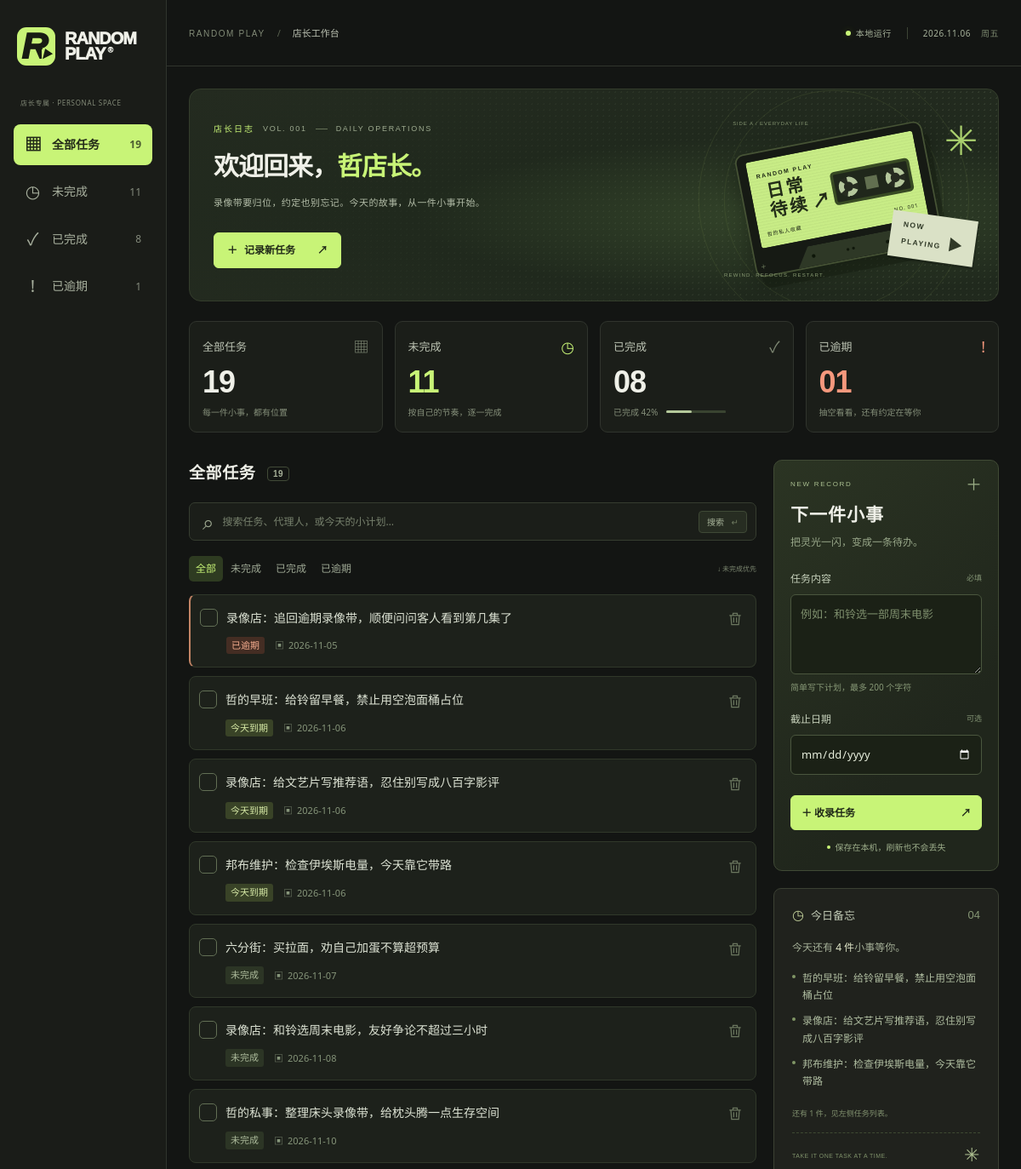
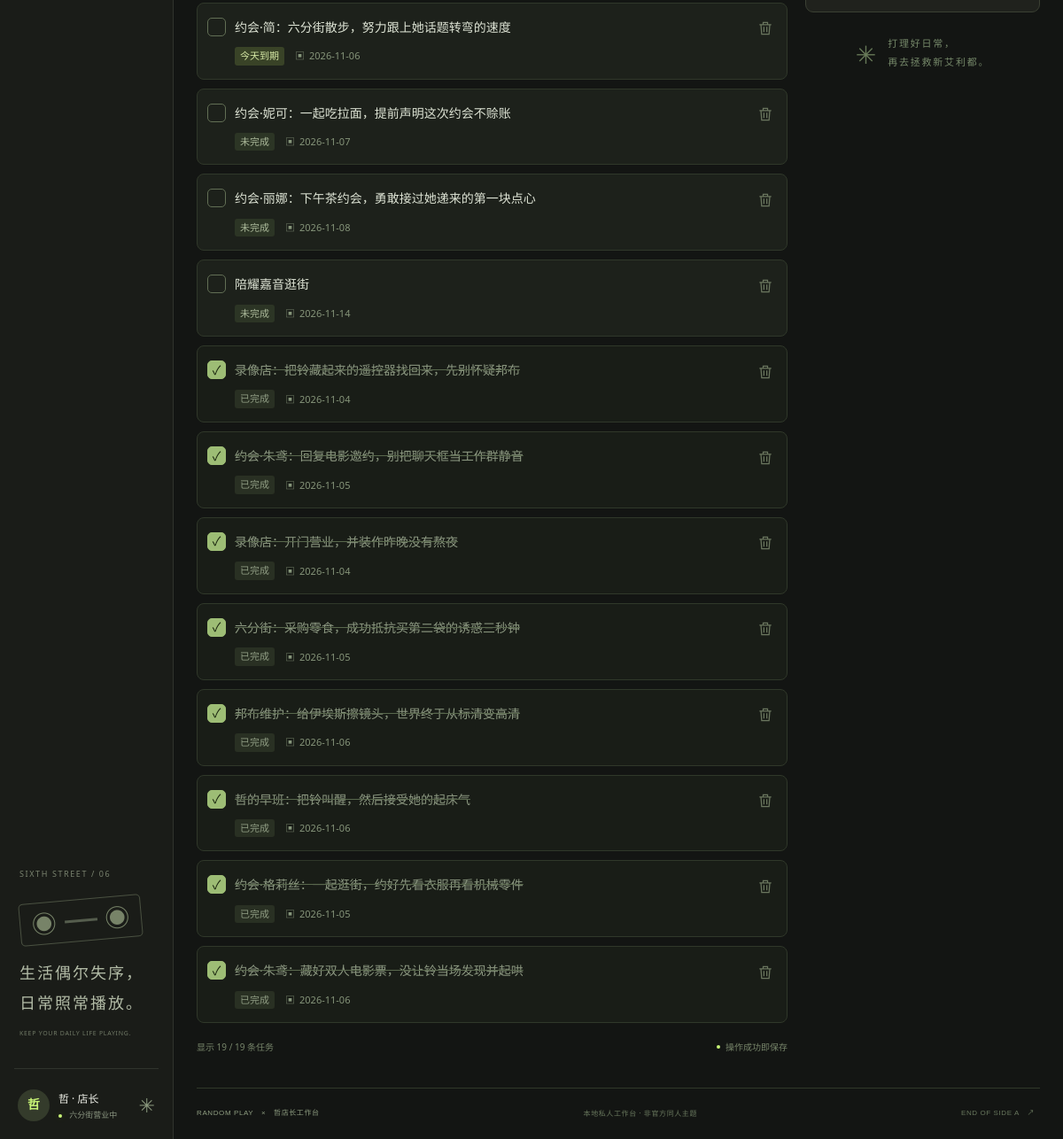
The page / on the database its author committed (2 pictures, top to bottom).
### tables this page shows
CREATE TABLE tasks (
                    id INTEGER PRIMARY KEY,
                    position INTEGER NOT NULL UNIQUE,
                    name TEXT NOT NULL CHECK (length(trim(name)) > 0),
                    done INTEGER NOT NULL CHECK (done IN (0, 1)),
                    due_date TEXT NOT NULL
                , uid TEXT, version INTEGER NOT NULL DEFAULT 0);

### web_app.py (the view)
    @app.get("/")
    def board():
        return render_board()

### storage.py (called while the page is built, shortened)
def _upgrade(connection, path):
    columns = {row[1] for row in connection.execute("PRAGMA table_info(tasks)")}
    if "uid" in columns:
        return

def _read_tasks(connection):
    return [Task(name, bool(done), due, uid, version) for name, done, due, uid, version in connection.execute(
        "SELECT name,done,due_date,uid,version FROM tasks ORDER BY position")]

    def snapshot(self):
        try:
            with _database(self.path, self.legacy) as connection:
                tasks = _read_tasks(connection)
                revision = connection.execute("SELECT revision FROM app_state WHERE id=1").fetchone()[0]
                return tasks, revision
        except (sqlite3.Error, OSError, ValueError) as error:
            raise StorageError("读取任务失败，请检查数据库是否可用。") from error

### task_actions.py (called while the page is built)
    def validate(self):
        if not isinstance(self.name, str) or not self.name.strip():
            raise ValueError("任务名称必须是非空文字")
        if not isinstance(self.done, bool):
            raise ValueError("任务完成状态必须是 True 或 False")
        if not isinstance(self.due_date, str):
            raise ValueError("截止日期必须是文字")
        if self.due_date != "":
            try:
                date.fromisoformat(self.due_date)
            except ValueError as error:
                raise ValueError("截止日期不是有效日期") from error

    def is_overdue(self):
        if self.done or self.due_date == "":
            return False
        return date.fromisoformat(self.due_date) < date.today()

### templates/board.html (shortened to what this page needs)
<!doctype html>
<html lang="zh-CN">
<head>
  <link rel="stylesheet" href="{{ url_for('static', filename='style.css') }}">
</head>
<body>
<aside class="sidebar">
  <a class="brand" href="/" aria-label="Random Play 首页"><span class="brand-symbol">R<span>▶</span></span><span>RANDOM<br>PLAY<span class="brand-dot">®</span></span></a>
  <div class="side-label">店长专属 · PERSONAL SPACE</div>
  <nav aria-label="任务导航">
    {% for key,label in filters.items() %}
    <a class="nav-item {{ 'active' if status == key }}" aria-label="{{ label }} {{ total[key] }}" href="{{ url_for('board', status=key, q=q) }}" {% if status == key %}aria-current="page"{% endif %}>
      <span class="nav-icon">{{ {'all':'▦','pending':'◷','done':'✓','overdue':'!'}[key] }}</span><span>{{ label }}</span><span class="nav-count">{{ total[key] }}</span>
    </a>
    {% endfor %}
  </nav>
  <div class="sidebar-note"><span class="tiny-tag">SIXTH STREET / 06</span><div class="tape-mini" aria-hidden="true"><span>◉</span><i></i><span>◉</span></div><p>生活偶尔失序，<br>日常照常播放。</p><span class="note-line">KEEP YOUR DAILY LIFE PLAYING.</span></div>
  <div class="side-bottom"><span class="avatar">哲</span><div><strong>哲 · 店长</strong><small><i class="live-dot"></i> 六分街营业中</small></div><span class="profile-star">✳</span></div>
</aside>
<main>
  <header class="topbar"><div><span class="breadcrumb">RANDOM PLAY</span><span class="slash">/</span><span>店长工作台</span></div><div class="local-status"><i class="live-dot"></i> 本地运行<time datetime="{{ today }}">{{ today.strftime('%Y.%m.%d') }} <span class="weekday">{{ ['周一','周二','周三','周四','周五','周六','周日'][today.weekday()] }}</span></time></div></header>
  <div class="content">
    <section class="hero" aria-labelledby="page-title">
      <div class="hero-copy"><div class="eyebrow"><span>店长日志</span> VOL. 001 <i></i> DAILY OPERATIONS</div><h1 id="page-title">欢迎回来，<span>哲店长。</span></h1><p>录像带要归位，约定也别忘记。<br class="mobile-break">今天的故事，从一件小事开始。</p><a class="primary-button" href="#new-task"><span>＋</span> 记录新任务 <span class="button-arrow">↗</span></a></div>
      <div class="hero-art" aria-hidden="true"><div class="orbit orbit-one"></div><div class="orbit orbit-two"></div><span class="art-cross">✳</span><span class="art-label">SIDE A / EVERYDAY LIFE</span><div class="cassette"><div class="cassette-label"><span>RANDOM PLAY</span><strong>日常<br>待续<span>↗</span></strong><div class="tape-window"><i></i><b></b><i></i></div><div class="cassette-meta"><span>哲的私人收藏</span><span>NO. 001</span></div></div><div class="tape-base"><i></i><span>● ●</span><i></i></div></div><span class="art-sticker">NOW<br>PLAYING <b>▶</b></span><span class="art-bottom">REWIND. REFOCUS. RESTART.</span></div>
    </section>
    <section class="stats" aria-label="全店任务统计">
      <a href="{{ url_for('board', status='all', q=q) }}" class="stat"><div><span>全部任务</span><span class="stat-icon">▦</span></div><strong>{{ '%02d'|format(total.all) }}</strong><small>每一件小事，都有位置</small></a>
      <a href="{{ url_for('board', status='pending', q=q) }}" class="stat"><div><span>未完成</span><span class="stat-icon lime">◷</span></div><strong class="lime">{{ '%02d'|format(total.pending) }}</strong><small>按自己的节奏，逐一完成</small></a>
      <a href="{{ url_for('board', status='done', q=q) }}" class="stat"><div><span>已完成</span><span class="stat-icon">✓</span></div><strong>{{ '%02d'|format(total.done) }}</strong><small>已完成 {{ progress }}% <span class="progress-track"><progress max="100" value="{{ progress }}" aria-label="完成进度">{{ progress }}%</progress></span></small></a>
      <a href="{{ url_for('board', status='overdue', q=q) }}" class="stat"><div><span>已逾期</span><span class="stat-icon coral">!</span></div><strong class="coral">{{ '%02d'|format(total.overdue) }}</strong><small>抽空看看，还有约定在等你</small></a>
    </section>
    <div class="workspace">
      <section id="tasks" class="task-panel" aria-labelledby="tasks-title">
        <div class="section-heading"><h2 id="tasks-title">{{ filters[status] }} <span>{{ tasks|length }}</span></h2><span class="section-kicker">THE DAILY CHECKLIST</span></div>
        <form class="search-form" method="get" action="/" role="search"><span aria-hidden="true">⌕</span><label class="sr-only" for="search">搜索任务</label><input id="search" name="q" value="{{ q }}" maxlength="200" placeholder="搜索任务、代理人，或今天的小计划…"><input type="hidden" name="status" value="{{ status }}"><button type="submit">搜索 <span>↵</span></button></form>
        <div class="filter-row"><div class="tabs" aria-label="筛选任务">{% for key,label in filters.items() %}<a class="tab {{ 'selected' if status == key }}" href="{{ url_for('board', status=key, q=q) }}" {% if status == key %}aria-current="page"{% endif %}>{{ '全部' if key == 'all' else label }}</a>{% endfor %}</div><span class="sort-label">↓ 未完成优先</span></div>
        <div class="task-list">
          {% for task in tasks %}
          <article class="task-card {{ 'finished' if task.done }} {{ 'overdue-card' if task.is_overdue() }}" data-task-id="{{ task.uid }}">
            <form method="post" action="{{ url_for('mutate') }}" class="status-form">
              <button class="task-check" type="submit" aria-label="{{ '恢复未完成：' if task.done else '完成：' }}{{ task.name }}" title="{{ '恢复未完成' if task.done else '标记完成' }}">{{ '✓' if task.done else '' }}</button>
            </form>
            <div class="task-body"><h3>{{ task.name }}</h3><div class="task-meta"><span class="badge {{ 'badge-done' if task.done else 'badge-overdue' if task.is_overdue() else 'badge-today' if task.due_date == today.isoformat() else '' }}">{{ '已完成' if task.done else '已逾期' if task.is_overdue() else '今天到期' if task.due_date == today.isoformat() else '未完成' }}</span><span class="due"><span aria-hidden="true">▣</span> {% if task.due_date %}<time datetime="{{ task.due_date }}">{{ task.due_date }}</time>{% else %}未设截止日期{% endif %}</span></div></div>
            <form method="post" action="{{ url_for('mutate') }}" class="delete-form" data-task-name="{{ task.name }}"><button type="submit" class="delete-button" aria-label="删除：{{ task.name }}" title="删除任务"><svg viewBox="0 0 24 24" fill="none" stroke="currentColor" stroke-width="1.5" aria-hidden="true"><path d="M4 7h16M9 7V4h6v3M6 7l1 13h10l1-13M10 10v7m4-7v7"/></svg></button></form>
          </article>
          {% else %}<div class="empty-state"><span>▱</span><h3>{{ '没有找到匹配的任务' if q else '这里暂时没有任务' }}</h3><p>{{ '换个关键词，或清除筛选再看看。' if q else '给日常留一个位置，从记录新任务开始。' }}</p><a href="{{ url_for('board') }}">查看全部任务 ↗</a></div>{% endfor %}
        </div>
        <div class="list-footer"><span>显示 {{ tasks|length }} / {{ total.all }} 条任务</span><span><i class="live-dot"></i> 操作成功即保存</span></div>
      </section>
      <aside class="right-column">
        <section class="new-task-panel" id="new-task" aria-labelledby="new-title"><div class="panel-top"><span class="eyebrow">NEW RECORD</span><span>＋</span></div><h2 id="new-title">下一件小事</h2><p class="panel-description">把灵光一闪，变成一条待办。</p><form method="post" action="{{ url_for('mutate') }}" class="add-form"><input type="hidden" name="csrf" value="{{ csrf }}"><input type="hidden" name="command" value="{{ command('add') }}"><input type="hidden" name="status" value="{{ status }}"><input type="hidden" name="q" value="{{ q }}"><label for="task-name">任务内容 <span>必填</span></label><textarea id="task-name" name="name" rows="3" maxlength="200" required placeholder="例如：和铃选一部周末电影" aria-describedby="name-hint">{{ form.get('name', '') }}</textarea><div class="field-hint" id="name-hint">简单写下计划，最多 200 个字符</div><label for="due-date">截止日期 <span>可选</span></label><input type="date" id="due-date" name="due_date" value="{{ form.get('due_date', '') }}"><button type="submit" class="primary-button add-button">＋ 收录任务 <span>↗</span></button><small class="save-hint"><i class="live-dot"></i> 保存在本机，刷新也不会丢失</small></form></section>
        <section class="today-panel"><div class="today-top"><span>◷</span><span>今日备忘</span><span>{{ '%02d'|format(focus|length) }}</span></div>{% if focus %}<p>今天还有 <strong>{{ focus|length }} 件</strong>小事等你。</p><ul>{% for task in focus[:3] %}<li>{{ task.name }}</li>{% endfor %}</ul>{% if focus|length > 3 %}<small>还有 {{ focus|length - 3 }} 件，见左侧任务列表。</small>{% endif %}{% else %}<p>今天没有到期任务。<br>空出一点时间，留给自己。</p>{% endif %}<div class="today-bottom">TAKE IT ONE TASK AT A TIME. <span>✳</span></div></section>
        <div class="small-print"><span>✳</span><p>打理好日常，<br>再去拯救新艾利都。</p></div>
      </aside>
    </div>
    <footer class="page-footer"><span>RANDOM PLAY <b>×</b> 哲店长工作台</span><span>本地私人工作台 · 非官方同人主题</span><span>END OF SIDE A <b>↗</b></span></footer>
  </div>
</main>
</body>
</html>

### rows shown on the page
tasks: name "录像店：追回逾期录像带，顺便问问客人看到第几集了", done "已逾期", due_date "2026-11-05"
tasks: name "哲的早班：给铃留早餐，禁止用空泡面桶占位", done+due_date "今天到期", due_date "2026-11-06"
tasks: name "录像店：给文艺片写推荐语，忍住别写成八百字影评", done+due_date "今天到期", due_date "2026-11-06"
tasks: name "邦布维护：检查伊埃斯电量，今天靠它带路", done+due_date "今天到期", due_date "2026-11-06"
tasks: name "六分街：买拉面，劝自己加蛋不算超预算", done+due_date "未完成", due_date "2026-11-07"
tasks: name "录像店：和铃选周末电影，友好争论不超过三小时", done+due_date "未完成", due_date "2026-11-08"
tasks: name "哲的私事：整理床头录像带，给枕头腾一点生存空间", done+due_date "未完成", due_date "2026-11-10"
tasks: name "约会·简：六分街散步，努力跟上她话题转弯的速度", done+due_date "今天到期", due_date "2026-11-06"
tasks: name "约会·妮可：一起吃拉面，提前声明这次约会不赊账", done+due_date "未完成", due_date "2026-11-07"
tasks: name "约会·丽娜：下午茶约会，勇敢接过她递来的第一块点心", done+due_date "未完成", due_date "2026-11-08"
tasks: name "陪耀嘉音逛街", done+due_date "未完成", due_date "2026-11-14"
tasks: done "✓", name "录像店：把铃藏起来的遥控器找回来，先别怀疑邦布", done "已完成", due_date "2026-11-04"
tasks: done "✓", name "约会·朱鸢：回复电影邀约，别把聊天框当工作群静音", done "已完成", due_date "2026-11-05"
tasks: done "✓", name "录像店：开门营业，并装作昨晚没有熬夜", done "已完成", due_date "2026-11-04"
tasks: done "✓", name "六分街：采购零食，成功抵抗买第二袋的诱惑三秒钟", done "已完成", due_date "2026-11-05"
tasks: done "✓", name "邦布维护：给伊埃斯擦镜头，世界终于从标清变高清", done "已完成", due_date "2026-11-06"
tasks: done "✓", name "哲的早班：把铃叫醒，然后接受她的起床气", done "已完成", due_date "2026-11-06"
tasks: done "✓", name "约会·格莉丝：一起逛街，约好先看衣服再看机械零件", done "已完成", due_date "2026-11-05"
tasks: done "✓", name "约会·朱鸢：藏好双人电影票，没让铃当场发现并起哄", done "已完成", due_date "2026-11-06"

### other values the page prints
{{ {'all':'▦','pending':'◷','done':'✓','overdue':'!'}[key] }} "▦" "◷" "✓" "!"
{{ label }} "全部任务" "未完成" "已完成" "已逾期"
{{ total[key] }} "19" "11" "8" "1"
{{ '%02d'|format(total.all) }} "19"
{{ '%02d'|format(total.pending) }} "11"
{{ '%02d'|format(total.done) }} "08"
{{ progress }} "42"
{{ '%02d'|format(total.overdue) }} "01"
{{ filters[status] }} "全部任务"
{{ tasks|length }} "19"
{{ '全部' if key == 'all' else label }} "全部" "未完成" "已完成" "已逾期"
{{ total.all }} "19"
{{ '%02d'|format(focus|length) }} "04"
{{ focus|length }} "4"
{{ focus|length - 3 }} "1"
